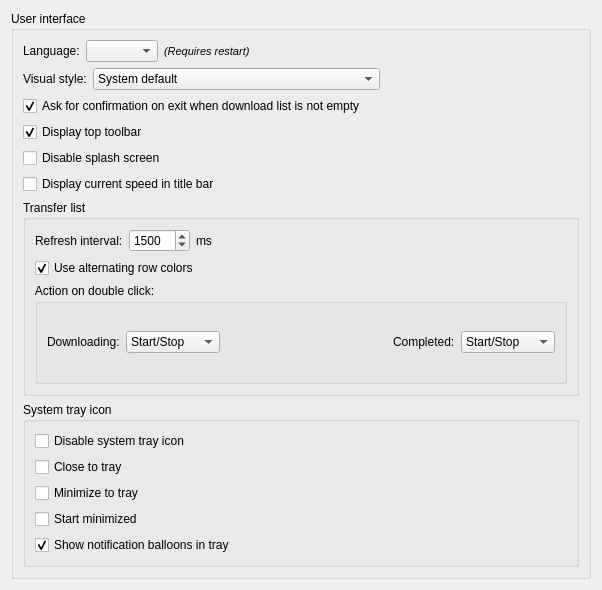
           <widget class="QWidget" name="scrollAreaWidgetContents">
            <property name="geometry">
             <rect>
              <x>0</x>
              <y>0</y>
              <width>602</width>
              <height>590</height>
             </rect>
            </property>
            <layout class="QVBoxLayout" name="verticalLayout_9">
             <item>
              <widget class="QGroupBox" name="UISettingsBox">
               <property name="title">
                <string>User interface</string>
               </property>
               <layout class="QVBoxLayout" name="verticalLayout_8">
                <item>
                 <layout class="QHBoxLayout">
                  <item>
                   <widget class="QLabel" name="lblI18n">
                    <property name="text">
                     <string>Language:</string>
                    </property>
                   </widget>
                  </item>
                  <item>
                   <widget class="QComboBox" name="comboI18n">
                    <property name="minimumSize">
                     <size>
                      <width>0</width>
                      <height>0</height>
                     </size>
                    </property>
                    <property name="sizeAdjustPolicy">
                     <enum>QComboBox::AdjustToContents</enum>
                    </property>
                    <property name="modelColumn">
                     <number>0</number>
                    </property>
                   </widget>
                  </item>
                  <item>
                   <widget class="QLabel" name="lbl_i18n_info_2">
                    <property name="font">
                     <font>
                      <pointsize>8</pointsize>
                      <italic>true</italic>
                     </font>
                    </property>
                    <property name="text">
                     <string>(Requires restart)</string>
                    </property>
                    <property name="alignment">
                     <set>Qt::AlignLeading|Qt::AlignLeft|Qt::AlignVCenter</set>
                    </property>
                   </widget>
                  </item>
                  <item>
                   <spacer>
                    <property name="orientation">
                     <enum>Qt::Horizontal</enum>
                    </property>
                    <property name="sizeHint" stdset="0">
                     <size>
                      <width>40</width>
                      <height>20</height>
                     </size>
                    </property>
                   </spacer>
                  </item>
                 </layout>
                </item>
                <item>
                 <layout class="QHBoxLayout">
                  <item>
                   <widget class="QLabel" name="lblStyle">
                    <property name="text">
                     <string>Visual style:</string>
                    </property>
                   </widget>
                  </item>
                  <item>
                   <widget class="QComboBox" name="comboStyle">
                    <item>
                     <property name="text">
                      <string>System default</string>
                     </property>
                    </item>
                    <item>
                     <property name="text">
                      <string>Plastique style (KDE like)</string>
                     </property>
                    </item>
                    <item>
                     <property name="text">
                      <string>Cleanlooks style (Gnome like)</string>
                     </property>
                    </item>
                    <item>
                     <property name="text">
                      <string>Motif style (Unix like)</string>
                     </property>
                    </item>
                    <item>
                     <property name="text">
                      <string>CDE style (Common Desktop Environment like)</string>
                     </property>
                    </item>
                   </widget>
                  </item>
                  <item>
                   <spacer>
                    <property name="orientation">
                     <enum>Qt::Horizontal</enum>
                    </property>
                    <property name="sizeHint" stdset="0">
                     <size>
                      <width>40</width>
                      <height>20</height>
                     </size>
                    </property>
                   </spacer>
                  </item>
                 </layout>
                </item>
                <item>
                 <widget class="QCheckBox" name="checkConfirmExit">
                  <property name="text">
                   <string>Ask for confirmation on exit when download list is not empty</string>
                  </property>
                  <property name="checked">
                   <bool>true</bool>
                  </property>
                 </widget>
                </item>
                <item>
                 <widget class="QCheckBox" name="checkDisplayToolbar">
                  <property name="text">
                   <string>Display top toolbar</string>
                  </property>
                  <property name="checked">
                   <bool>true</bool>
                  </property>
                 </widget>
                </item>
                <item>
                 <widget class="QCheckBox" name="checkNoSplash">
                  <property name="text">
                   <string>Disable splash screen</string>
                  </property>
                 </widget>
                </item>
                <item>
                 <widget class="QCheckBox" name="checkSpeedInTitle">
                  <property name="text">
                   <string>Display current speed in title bar</string>
                  </property>
                 </widget>
                </item>
                <item>
                 <widget class="QGroupBox" name="groupBox_4">
                  <property name="title">
                   <string>Transfer list</string>
                  </property>
                  <layout class="QVBoxLayout" name="verticalLayout_27">
                   <item>
                    <layout class="QHBoxLayout">
                     <item>
                      <widget class="QLabel" name="label_5">
                       <property name="text">
                        <string>Refresh interval:</string>
                       </property>
                      </widget>
                     </item>
                     <item>
                      <widget class="QSpinBox" name="spinRefreshInterval">
                       <property name="minimum">
                        <number>30</number>
                       </property>
                       <property name="maximum">
                        <number>99999</number>
                       </property>
                       <property name="value">
                        <number>1500</number>
                       </property>
                      </widget>
                     </item>
                     <item>
                      <widget class="QLabel" name="label_6">
                       <property name="text">
                        <string>ms</string>
                       </property>
                      </widget>
                     </item>
                     <item>
                      <spacer>
                       <property name="orientation">
                        <enum>Qt::Horizontal</enum>
                       </property>
                       <property name="sizeHint" stdset="0">
                        <size>
                         <width>40</width>
                         <height>20</height>
                        </size>
                       </property>
                      </spacer>
                     </item>
                    </layout>
                   </item>
                   <item>
                    <widget class="QCheckBox" name="checkAltRowColors">
                     <property name="text">
                      <string extracomment="In transfer list, one every two rows will have grey background.">Use alternating row colors</string>
                     </property>
                     <property name="checked">
                      <bool>true</bool>
                     </property>
                    </widget>
                   </item>
                   <item>
                    <widget class="QGroupBox" name="ActDblClickBox">
                     <property name="sizePolicy">
                      <sizepolicy hsizetype="Expanding" vsizetype="Expanding">
                       <horstretch>0</horstretch>
                       <verstretch>0</verstretch>
                      </sizepolicy>
                     </property>
                     <property name="styleSheet">
                      <string notr="true">QGroupBox::title {
font-weight: normal;
margin-left: -2px;
}
QGroupBox {
  border-width: 0;
}</string>
                     </property>
                     <property name="title">
                      <string comment="Action executed when doucle-clicking on an item in transfer (download/upload) list">Action on double click:</string>
                     </property>
                     <layout class="QVBoxLayout" name="verticalLayout_4">
                      <item>
                       <layout class="QHBoxLayout" name="_4">
                        <item>
                         <widget class="QLabel" name="lblDlList_2">
                          <property name="text">
                           <string>Downloading:</string>
                          </property>
                         </widget>
                        </item>
                        <item>
                         <widget class="QComboBox" name="actionTorrentDlOnDblClBox">
                          <property name="sizePolicy">
                           <sizepolicy hsizetype="Preferred" vsizetype="Fixed">
                            <horstretch>0</horstretch>
                            <verstretch>0</verstretch>
                           </sizepolicy>
                          </property>
                          <property name="currentIndex">
                           <number>0</number>
                          </property>
                          <item>
                           <property name="text">
                            <string>Start/Stop</string>
                           </property>
                          </item>
                          <item>
                           <property name="text">
                            <string>Open folder</string>
                           </property>
                          </item>
                         </widget>
                        </item>
                        <item>
                         <spacer>
                          <property name="orientation">
                           <enum>Qt::Horizontal</enum>
                          </property>
                          <property name="sizeHint" stdset="0">
                           <size>
                            <width>40</width>
                            <height>20</height>
                           </size>
                          </property>
                         </spacer>
                        </item>
                        <item>
                         <widget class="QLabel" name="lblUploadList">
                          <property name="text">
                           <string>Completed:</string>
                          </property>
                         </widget>
                        </item>
                        <item>
                         <widget class="QComboBox" name="actionTorrentFnOnDblClBox">
                          <item>
                           <property name="text">
                            <string>Start/Stop</string>
                           </property>
                          </item>
                          <item>
                           <property name="text">
                            <string>Open folder</string>
                           </property>
                          </item>
                         </widget>
                        </item>
                       </layout>
                      </item>
                     </layout>
                    </widget>
                   </item>
                  </layout>
                 </widget>
                </item>
                <item>
                 <layout class="QHBoxLayout" name="horizontalLayout_3">
                  <item>
                   <widget class="QGroupBox" name="systrayBox">
                    <property name="title">
                     <string>System tray icon</string>
                    </property>
                    <layout class="QVBoxLayout">
                     <item>
                      <widget class="QCheckBox" name="checkNoSystray">
                       <property name="text">
                        <string>Disable system tray icon</string>
                       </property>
                      </widget>
                     </item>
                     <item>
                      <widget class="QCheckBox" name="checkCloseToSystray">
                       <property name="text">
                        <string comment="i.e: The systray tray icon will still be visible when closing the main window.">Close to tray</string>
                       </property>
                      </widget>
                     </item>
                     <item>
                      <widget class="QCheckBox" name="checkMinimizeToSysTray">
                       <property name="text">
                        <string>Minimize to tray</string>
                       </property>
                       <property name="checked">
                        <bool>false</bool>
                       </property>
                      </widget>
                     </item>
                     <item>
                      <widget class="QCheckBox" name="checkStartMinimized">
                       <property name="text">
                        <string>Start minimized</string>
                       </property>
                      </widget>
                     </item>
                     <item>
                      <widget class="QCheckBox" name="checkSystrayBalloons">
                       <property name="text">
                        <string>Show notification balloons in tray</string>
                       </property>
                       <property name="checked">
                        <bool>true</bool>
                       </property>
                      </widget>
                     </item>
                    </layout>
                   </widget>
                  </item>
                 </layout>
                </item>
               </layout>
              </widget>
             </item>
            </layout>
           </widget>
